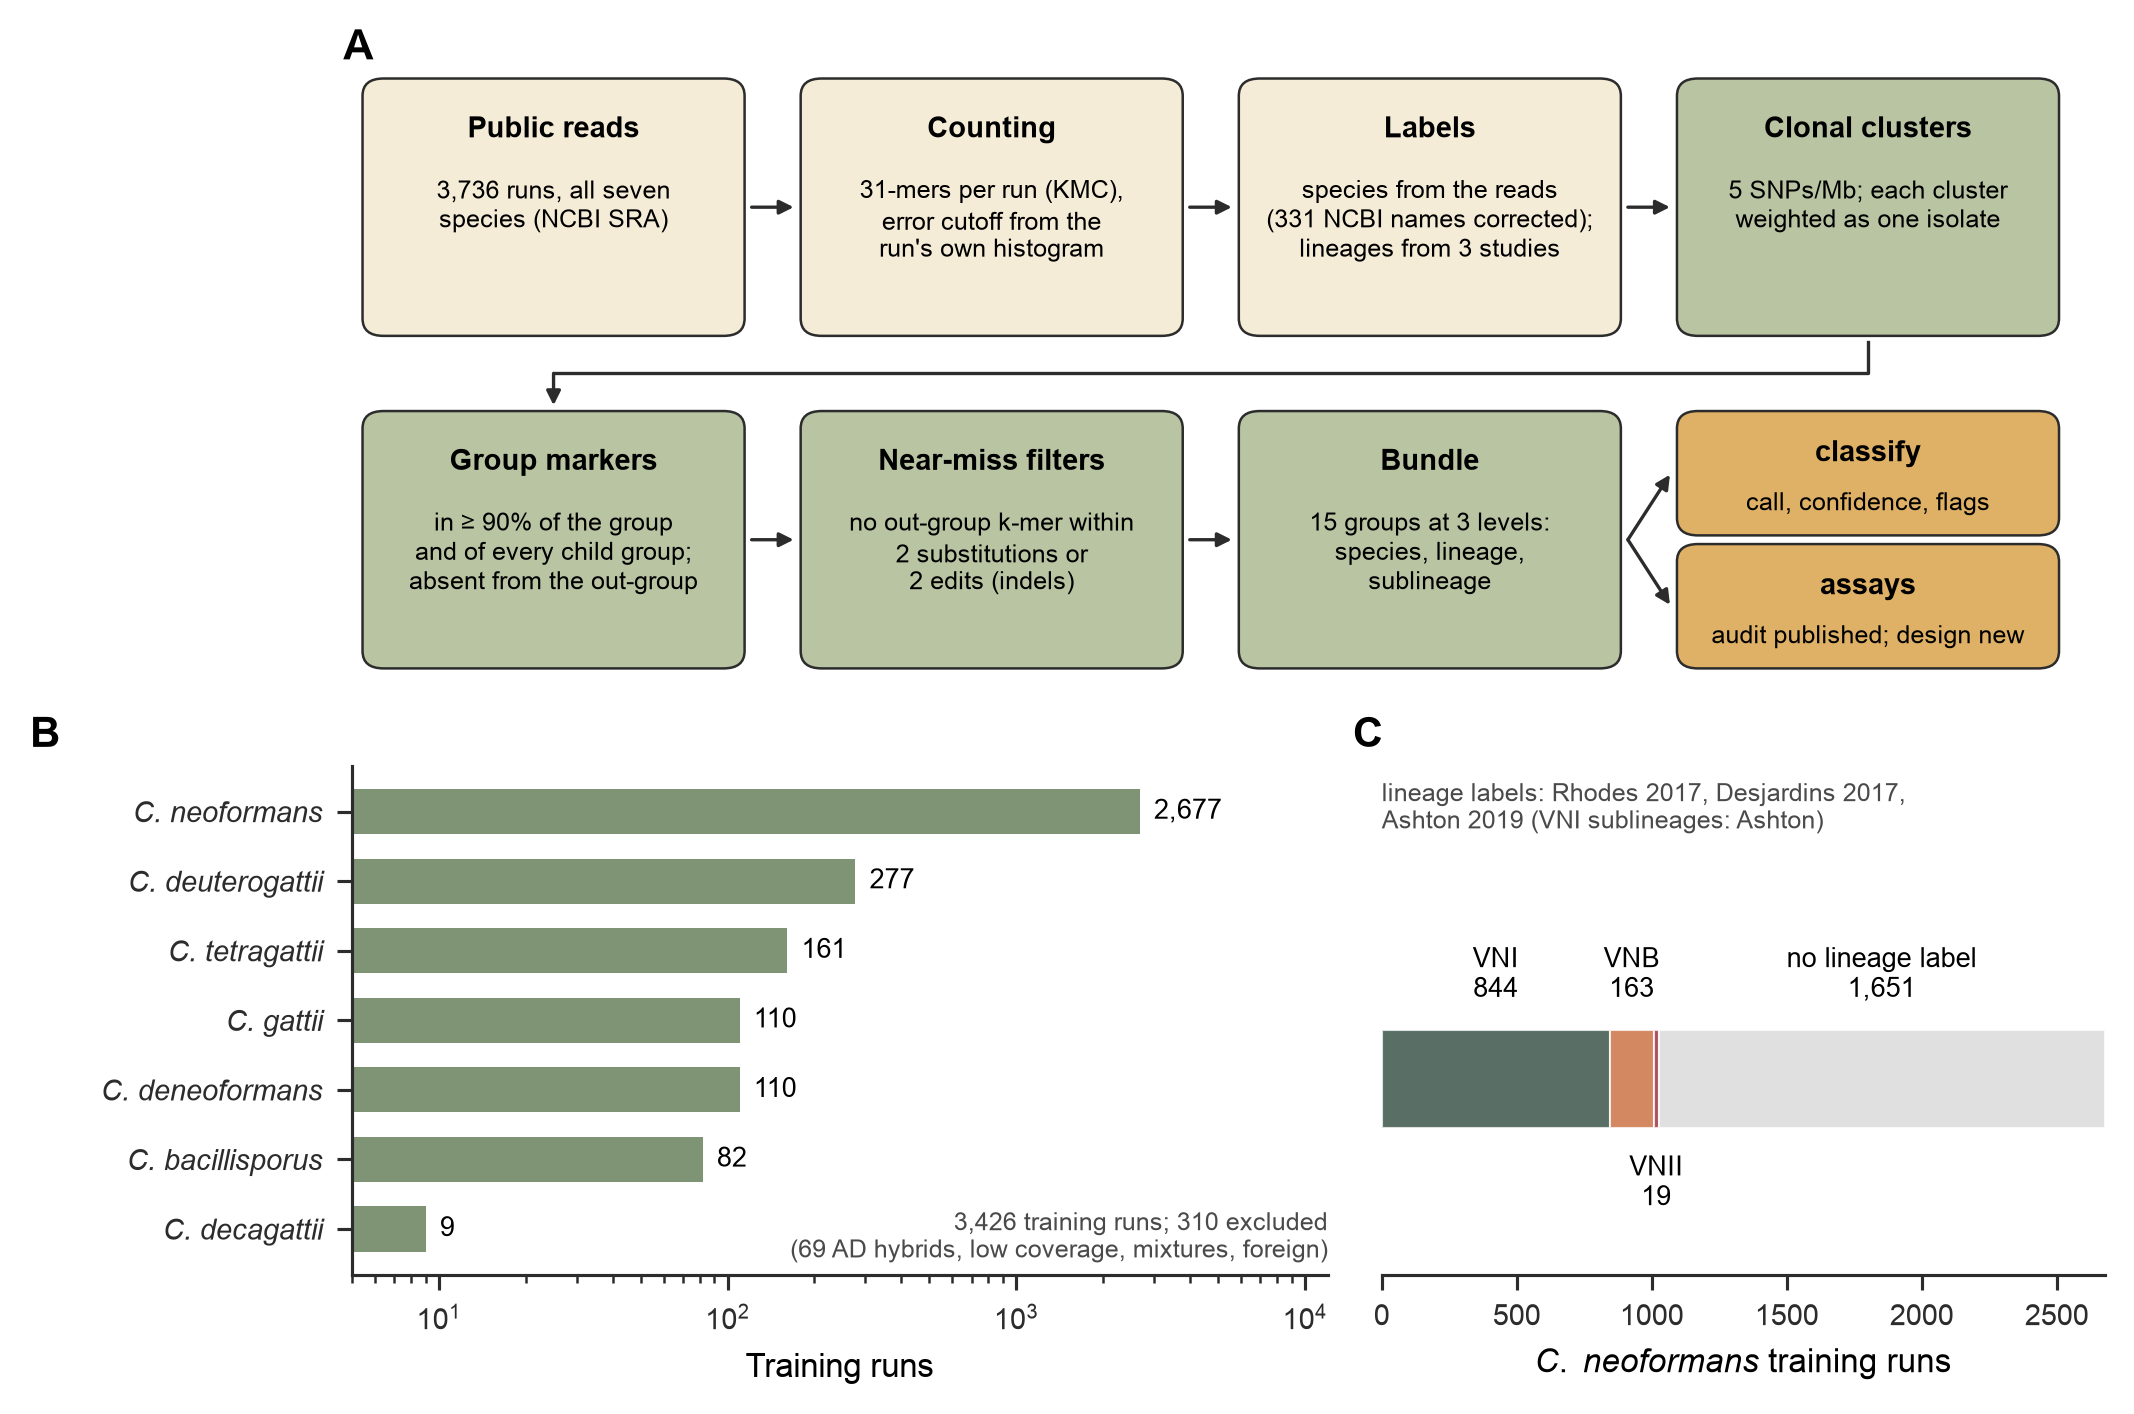

Python code for this plot:
"""Fig. 1  Overview: the cladeprint workflow (A) and the census it was run on (B, C).

B  training runs per species after QC (census/out/qc.tsv, census/out/samples.tsv); excluded runs noted.
C  C. neoformans training runs by literature lineage label.

Style as make_figures.py (SC Lab). Usage: micromamba run -n cladeprint python figures/fig1_overview.py
"""
import os

import matplotlib as mpl
import matplotlib.pyplot as plt
import pandas as pd
from matplotlib.patches import FancyArrowPatch, FancyBboxPatch

os.chdir(os.path.dirname(os.path.abspath(__file__)))
SC_ANNOT, SC_AXIS = "#4A4A4A", "#2C2C2C"
mpl.rcParams.update({
    "font.family": ["Arial", "Liberation Sans", "DejaVu Sans"], "font.size": 7, "axes.labelsize": 8,
    "xtick.labelsize": 7, "ytick.labelsize": 7, "legend.fontsize": 7,
    "axes.spines.top": False, "axes.spines.right": False, "axes.linewidth": 0.75, "axes.edgecolor": SC_AXIS,
    "xtick.direction": "out", "ytick.direction": "out", "xtick.major.size": 3.5, "ytick.major.size": 3.5,
    "xtick.major.width": 0.75, "ytick.major.width": 0.75, "xtick.color": SC_AXIS, "ytick.color": SC_AXIS,
    "lines.linewidth": 1.5, "lines.markersize": 5, "legend.frameon": False, "figure.dpi": 300,
    "savefig.facecolor": "white", "savefig.bbox": "tight", "pdf.fonttype": 42, "ps.fonttype": 42,
})
mpl.rcParams.update({"mathtext.fontset": "custom", "mathtext.it": "Arial:italic", "mathtext.rm": "Arial"})
DATA, METHOD, OUT = "#F5ECD7", "#B8C4A2", "#DFB166"  # box fills: data, marker discovery, outputs
LIN = {"VNI": "#2F4A3E", "VNB": "#C96A3A", "VNII": "#9B2335", "no lineage label": "#D9D9D9"}


def panel(ax, letter, dx, dy):
    ax.text(dx, dy, letter, transform=ax.transAxes, fontsize=10, fontweight="bold", va="bottom")


sm = pd.read_csv("../census/out/samples.tsv", sep="\t", dtype=str).fillna("").set_index("sample")
qc = pd.read_csv("../census/out/qc.tsv", sep="\t").set_index("sample")
d = qc.join(sm[["species", "lineage"]])
d["train"] = d.train.astype(str).str.lower() == "true"
tr = d[d.train]

fig = plt.figure(figsize=(7.0, 4.6), constrained_layout=True)
gs = fig.add_gridspec(2, 2, height_ratios=[1.25, 1], width_ratios=[1.35, 1])
a = fig.add_subplot(gs[0, :])
b, c = fig.add_subplot(gs[1, 0]), fig.add_subplot(gs[1, 1])

# A: workflow, two rows read left to right, then the bundle feeds two outputs
a.set_xlim(0, 100)
a.set_ylim(0, 44)
a.axis("off")


def box(x, y, w, h, title, body, fill):
    a.add_patch(FancyBboxPatch((x, y), w, h, boxstyle="round,pad=0.4,rounding_size=1.2", fc=fill, ec=SC_AXIS,
                               lw=0.6))
    a.text(x + w / 2, y + h - 2.2, title, ha="center", va="top", fontsize=7, fontweight="bold")
    a.text(x + w / 2, y + h - 6.4, body, ha="center", va="top", fontsize=6, linespacing=1.25)


def arrow(x0, y0, x1, y1, **kw):
    a.add_patch(FancyArrowPatch((x0, y0), (x1, y1), arrowstyle="-|>", mutation_scale=7, lw=0.8, color=SC_AXIS,
                                shrinkA=0, shrinkB=0, **kw))


w, h, top, low = 21, 17, 25, 2
row1 = [("Public reads", "3,736 runs, all seven\nspecies (NCBI SRA)", DATA),
        ("Counting", "31-mers per run (KMC),\nerror cutoff from the\nrun's own histogram", DATA),
        ("Labels", "species from the reads\n(331 NCBI names corrected);\nlineages from 3 studies", DATA),
        ("Clonal clusters", "5 SNPs/Mb; each cluster\nweighted as one isolate", METHOD)]
xs = [1, 26, 51, 76]
for x, (t, body, f) in zip(xs, row1):
    box(x, top, w, h, t, body, f)
for x in xs[:-1]:
    arrow(x + w + 0.8, top + h / 2, x + 25 - 0.8, top + h / 2)
row2 = [("Group markers", "in ≥ 90% of the group\nand of every child group;\nabsent from the out-group", METHOD),
        ("Near-miss filters", "no out-group k-mer within\n2 substitutions or\n2 edits (indels)", METHOD),
        ("Bundle", "15 groups at 3 levels:\nspecies, lineage,\nsublineage", METHOD)]
for x, (t, body, f) in zip(xs[:3], row2):
    box(x, low, w, h, t, body, f)
for x in xs[:2]:
    arrow(x + w + 0.8, low + h / 2, x + 25 - 0.8, low + h / 2)
ym = (top + low + h) / 2  # clusters -> markers: down, back to the left, down into the box
a.plot([xs[3] + w / 2, xs[3] + w / 2, xs[0] + w / 2], [top - 0.8, ym, ym], color=SC_AXIS, lw=0.8)
arrow(xs[0] + w / 2, ym, xs[0] + w / 2, low + h + 0.8)
a.add_patch(FancyBboxPatch((76, low + 9.2), w, 7.8, boxstyle="round,pad=0.4,rounding_size=1.2", fc=OUT,
                           ec=SC_AXIS, lw=0.6))
a.text(86.5, low + 15.4, "classify", ha="center", va="top", fontsize=7, fontweight="bold")
a.text(86.5, low + 11.8, "call, confidence, flags", ha="center", va="top", fontsize=6)
a.add_patch(FancyBboxPatch((76, low), w, 7.8, boxstyle="round,pad=0.4,rounding_size=1.2", fc=OUT, ec=SC_AXIS,
                           lw=0.6))
a.text(86.5, low + 6.2, "assays", ha="center", va="top", fontsize=7, fontweight="bold")
a.text(86.5, low + 2.6, "audit published; design new", ha="center", va="top", fontsize=6)
arrow(xs[2] + w + 0.8, low + h / 2, 75.2, low + 13)
arrow(xs[2] + w + 0.8, low + h / 2, 75.2, low + 4)
panel(a, "A", dx=-0.005, dy=0.98)

# B: training runs per species (log scale: C. neoformans dominates)
order = ["C.neoformans", "C.deuterogattii", "C.tetragattii", "C.gattii", "C.deneoformans", "C.bacillisporus",
         "C.decagattii"]
n = tr.species.value_counts().reindex(order)
y = range(len(order))[::-1]
b.barh(list(y), n.values, color="#5E7A52", alpha=0.8, height=0.65)
for yi, v in zip(y, n.values):
    b.text(v * 1.12, yi, f"{v:,}", va="center", fontsize=6.5)
b.set_xscale("log")
b.set_xlim(5, 12000)
b.set_yticks(list(y), [s.replace("C.", "C. ") for s in order], fontstyle="italic")
b.set_xlabel("Training runs")
ex = d[~d.train]
b.text(1.0, 0.02, f"{len(tr):,} training runs; {len(ex)} excluded\n({(ex.species == 'AD-hybrid').sum()} AD hybrids, "
       f"low coverage, mixtures, foreign)", transform=b.transAxes, ha="right", va="bottom", fontsize=6,
       color=SC_ANNOT)
panel(b, "B", dx=-0.33, dy=1.02)

# C: C. neoformans training runs by literature lineage label
neo = tr[tr.species == "C.neoformans"].lineage.replace("", "no lineage label").value_counts()
left = 0
for lin, colour in LIN.items():
    v = neo.get(lin, 0)
    c.barh(0, v, left=left, color=colour, alpha=0.8, height=0.5, edgecolor="white", linewidth=0.5)
    c.text(left + v / 2, 0.38 if lin != "VNII" else -0.38, f"{lin}\n{v:,}", ha="center",
           va="bottom" if lin != "VNII" else "top", fontsize=6.5)
    left += v
c.set_xlim(0, left)
c.set_ylim(-1, 1.6)
c.set_yticks([])
c.spines["left"].set_visible(False)
c.set_xlabel("$C.$ $neoformans$ training runs")
c.text(0.0, 0.97, "lineage labels: Rhodes 2017, Desjardins 2017,\nAshton 2019 (VNI sublineages: Ashton)",
       transform=c.transAxes, fontsize=6, color=SC_ANNOT, va="top")
panel(c, "C", dx=-0.04, dy=1.02)

for ext, dpi in (("pdf", 600), ("png", 300), ("tiff", 300)):
    fig.savefig(f"fig1_overview.{ext}", dpi=dpi)
print("written: fig1_overview")
